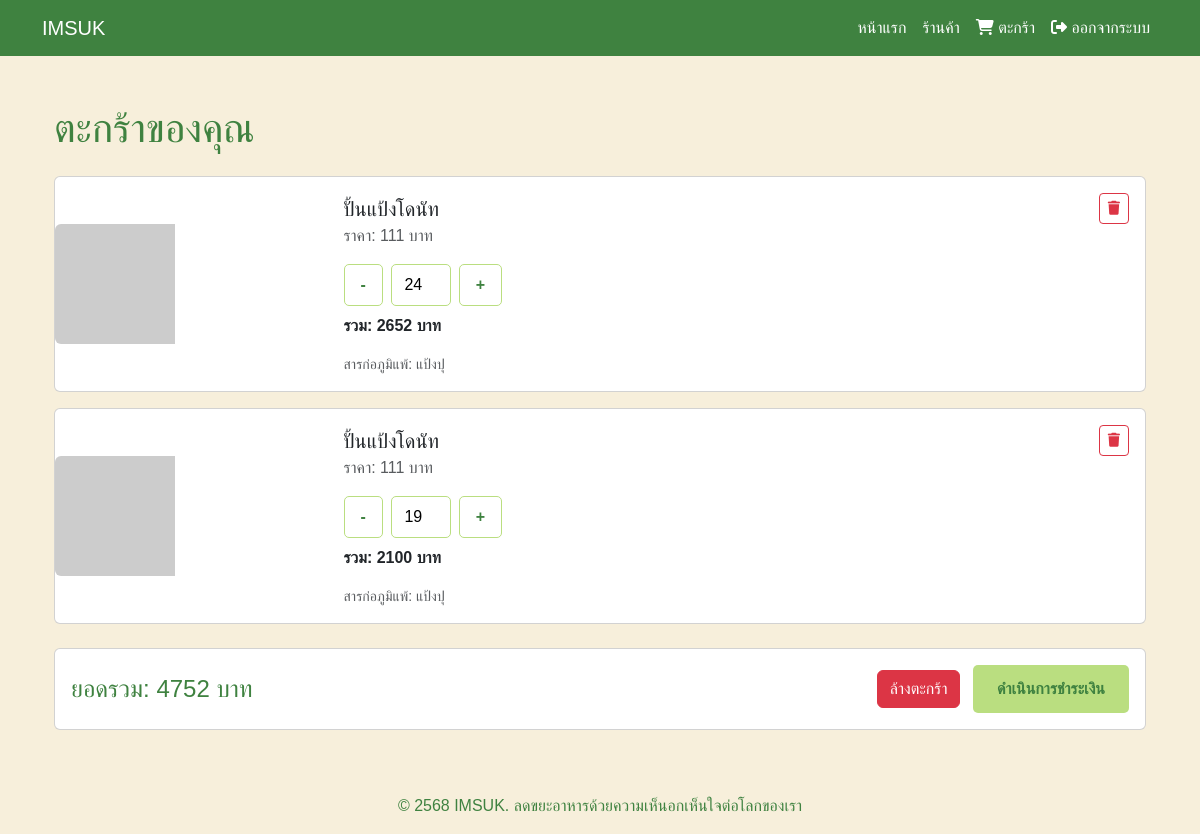
The app's page /cart/ (signed in), older data.
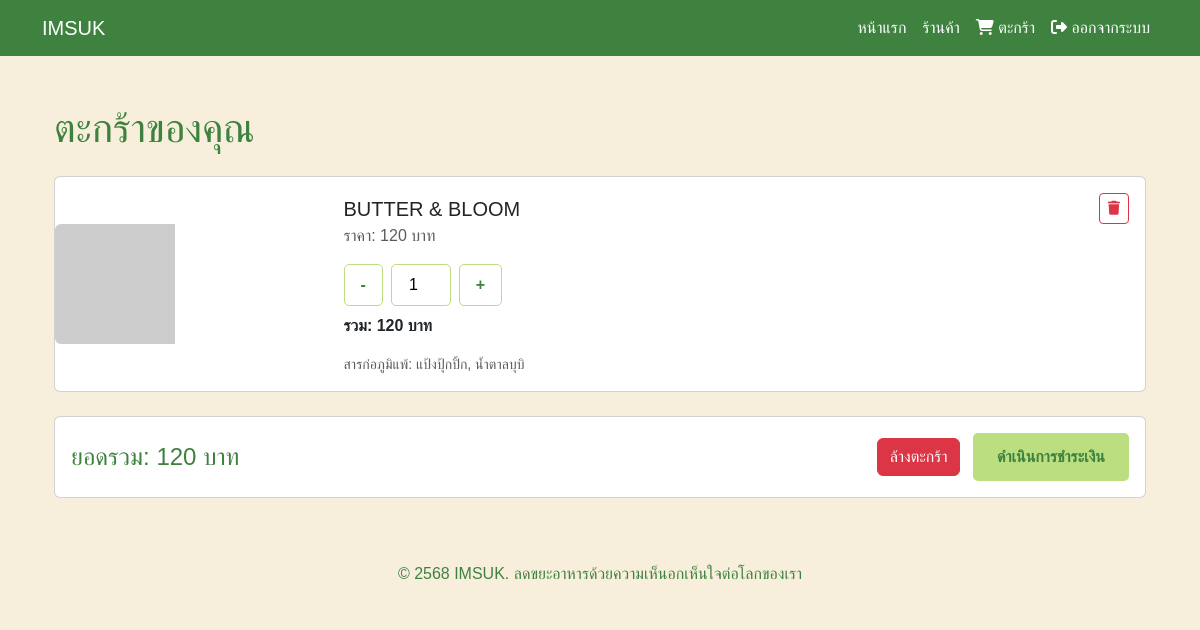
The same page, newer data.
### myapp/models.py (models this page shows, shortened)
class Cart(models.Model):
    session_key = models.CharField(max_length=40, null=True, blank=True)
    user = models.ForeignKey(User, on_delete=models.CASCADE)
    store = models.ForeignKey(Store, on_delete=models.CASCADE)
    quantity = models.PositiveIntegerField(default=1)
    created_at = ThailandTimeField(auto_now_add=True)
    @property
    def total_discounted_price(self):
        return self.store.discounted_price * self.quantity

class Store(models.Model):
    id = models.UUIDField(primary_key=True, default=uuid.uuid4, editable=False)
    name = models.CharField(max_length=255)
    description = models.TextField()
    additional_details = models.TextField(
        blank=True,
        help_text="Additional details, e.g., food waste reduction or store policies"
    )
    price = models.FloatField(validators=[MinValueValidator(0.0)])
    discount_percentage = models.FloatField(
        validators=[MinValueValidator(0.0), MaxValueValidator(100.0)],
        default=0.0,
        help_text="Discount percentage (0-100%)"
    )
    quantity_available = models.PositiveIntegerField()
    available_from = models.TimeField(
        help_text="Store opening time (e.g., 12:00)"
    )
    available_until = models.TimeField(
        help_text="Store closing time (e.g., 20:00)"
    )
    is_active = models.BooleanField(default=True)
    store_image = models.ImageField(upload_to='store_images/', null=True, blank=True)
    additional_images = models.JSONField(
        default=list,
        blank=True,
        help_text="List of URLs or paths for additional images"
    )
    allergen_ingredients = models.TextField(
        blank=True,
        help_text="Ingredients that may cause allergies (e.g., nuts, gluten)"
    )
    @property
    def discounted_price(self):
        return self.price * (1 - (self.discount_percentage or 0) / 100)
    class Meta:
        verbose_name = "Store"
        verbose_name_plural = "Stores"

### myapp/views.py (the view, shortened to what this page needs)
# urls.py: path('cart/', views.cart, name='cart'),
def cart(request):
    if not request.user.is_authenticated:
        messages.warning(request, "กรุณาล็อกอินเพื่อดูตะกร้าสินค้า")
        return redirect('login')
    cart_items = Cart.objects.filter(user=request.user)
    total_price = sum(item.total_discounted_price or 0 for item in cart_items)
    for item in cart_items:
        item.allergens = item.store.allergen_ingredients.split(',') if item.store.allergen_ingredients else []
    return render(request, 'cart.html', {
        'cart_items': cart_items,
        'total_price': total_price
    })

### myapp/templates/cart.html (shortened to what this page needs)
{% extends 'base.html' %}
{% load static %}
{% block content %}
<div class="container my-5">
    <h1 class="cart-title mb-4">ตะกร้าของคุณ</h1>
    <div class="toast-container position-fixed top-0 end-0 p-3">
    </div>
    {% if cart_items %}
    <div class="cart-container">
        {% for item in cart_items %}
        <div class="cart-item card mb-3">
            <div class="row g-0 align-items-center">
                <div class="col-md-3 col-4">
                    <img src="{{ item.store.image.url|default:'https://via.placeholder.com/150' }}" class="img-fluid rounded-start" alt="{{ item.store.name }}" style="max-height: 120px; object-fit: cover;">
                </div>
                <div class="col-md-9 col-8">
                    <div class="card-body">
                        <div class="d-flex justify-content-between align-items-center">
                            <h5 class="card-title mb-0">{{ item.store.name }}</h5>
                            <button class="btn btn-sm btn-outline-danger delete-item" data-store-id="{{ item.store.id }}"><i class="fas fa-trash"></i></button>
                        </div>
                        <p class="card-text text-muted">ราคา: {{ item.store.discounted_price|floatformat:0 }} บาท</p>
                        <div class="d-flex align-items-center my-2">
                            <button class="btn btn-outline-imsuk decrease-quantity" data-store-id="{{ item.store.id }}">-</button>
                            <input type="number" class="quantity-input mx-2" value="{{ item.quantity }}" min="1" max="{{ item.store.quantity_available|default:9999 }}" readonly>
                            <button class="btn btn-outline-imsuk increase-quantity" data-store-id="{{ item.store.id }}">+</button>
                        </div>
                        <p class="card-text fw-bold">รวม: {{ item.total_discounted_price|floatformat:0 }} บาท</p>
                        {% if item.allergens %}
                        <p class="card-text text-muted small">สารก่อภูมิแพ้: {{ item.allergens|join:", " }}</p>
                        {% endif %}
                    </div>
                </div>
            </div>
        </div>
        {% endfor %}
        <div class="cart-summary card p-3 mt-4">
            <div class="d-flex justify-content-between align-items-center">
                <h4 class="mb-0">ยอดรวม: {{ total_price|floatformat:0 }} บาท</h4>
                <div>
                    <button class="btn btn-danger me-2" data-bs-toggle="modal" data-bs-target="#clearCartModal">ล้างตะกร้า</button>
                    <a href="{% url 'checkout' %}" class="btn btn-imsuk">ดำเนินการชำระเงิน</a>
                </div>
            </div>
        </div>
    </div>
    {% else %}
    <div class="text-center py-5">
        <i class="fas fa-shopping-cart fa-3x text-muted mb-3"></i>
        <p class="text-muted">ตะกร้าของคุณว่างเปล่า</p>
        <a href="{% url 'store_list' %}" class="btn btn-imsuk">ไปที่ร้านค้า</a>
    </div>
    {% endif %}
</div>
{% endblock %}

Row changes from the older to the newer data that the page shows:
removed Cart: store.name "ปั้นแป้งโดนัท", store.discounted_price "111", quantity "24", total_discounted_price "2652", allergens "แป้งปุ"
removed Cart: store.name "ปั้นแป้งโดนัท", store.discounted_price "111", quantity "19", total_discounted_price "2100", allergens "แป้งปุ"
added Cart: store.name "BUTTER & BLOOM", store.discounted_price "120", quantity "1", total_discounted_price "120", allergens "แป้งปุ้กปิ้ก, น้ำตาลบุบิ"
Text that changed along with them:
{{ total_price|floatformat:0 }}: "4752" → "120"
